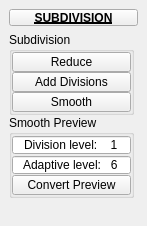
<?xml version="1.0" encoding="UTF-8"?>
<ui version="4.0">
 <class>QtUi</class>
 <widget class="QMainWindow" name="QtUi">
  <property name="enabled">
   <bool>true</bool>
  </property>
  <property name="geometry">
   <rect>
    <x>0</x>
    <y>0</y>
    <width>147</width>
    <height>226</height>
   </rect>
  </property>
  <property name="minimumSize">
   <size>
    <width>0</width>
    <height>0</height>
   </size>
  </property>
  <property name="maximumSize">
   <size>
    <width>999</width>
    <height>999</height>
   </size>
  </property>
  <property name="windowTitle">
   <string>Toolkit</string>
  </property>
  <property name="tabShape">
   <enum>QTabWidget::Triangular</enum>
  </property>
  <property name="dockNestingEnabled">
   <bool>true</bool>
  </property>
  <property name="dockOptions">
   <set>QMainWindow::AllowNestedDocks|QMainWindow::AllowTabbedDocks|QMainWindow::AnimatedDocks|QMainWindow::ForceTabbedDocks</set>
  </property>
  <widget class="QWidget" name="mainWindow">
   <layout class="QVBoxLayout" name="verticalLayout_2">
    <item>
     <widget class="PushButtonDraggable" name="draggable_header">
      <property name="minimumSize">
       <size>
        <width>19</width>
        <height>17</height>
       </size>
      </property>
      <property name="maximumSize">
       <size>
        <width>999</width>
        <height>17</height>
       </size>
      </property>
      <property name="font">
       <font>
        <weight>75</weight>
        <bold>true</bold>
        <underline>true</underline>
       </font>
      </property>
      <property name="text">
       <string>SUBDIVISION</string>
      </property>
      <property name="checkable">
       <bool>true</bool>
      </property>
     </widget>
    </item>
    <item>
     <layout class="QVBoxLayout" name="verticalLayout">
      <property name="spacing">
       <number>0</number>
      </property>
      <item>
       <widget class="QGroupBox" name="subdivision">
        <property name="minimumSize">
         <size>
          <width>125</width>
          <height>0</height>
         </size>
        </property>
        <property name="maximumSize">
         <size>
          <width>125</width>
          <height>999</height>
         </size>
        </property>
        <property name="title">
         <string>Subdivision</string>
        </property>
        <layout class="QVBoxLayout" name="verticalLayout_3">
         <property name="spacing">
          <number>0</number>
         </property>
         <property name="leftMargin">
          <number>0</number>
         </property>
         <property name="topMargin">
          <number>0</number>
         </property>
         <property name="rightMargin">
          <number>0</number>
         </property>
         <property name="bottomMargin">
          <number>0</number>
         </property>
         <item>
          <widget class="QPushButton" name="b005">
           <property name="enabled">
            <bool>true</bool>
           </property>
           <property name="minimumSize">
            <size>
             <width>0</width>
             <height>20</height>
            </size>
           </property>
           <property name="maximumSize">
            <size>
             <width>999</width>
             <height>20</height>
            </size>
           </property>
           <property name="toolTip">
            <string>Reduce number of poliginal components for selected objects</string>
           </property>
           <property name="text">
            <string>Reduce</string>
           </property>
           <property name="iconSize">
            <size>
             <width>18</width>
             <height>18</height>
            </size>
           </property>
          </widget>
         </item>
         <item>
          <widget class="QPushButton" name="b008">
           <property name="enabled">
            <bool>true</bool>
           </property>
           <property name="minimumSize">
            <size>
             <width>0</width>
             <height>20</height>
            </size>
           </property>
           <property name="maximumSize">
            <size>
             <width>999</width>
             <height>20</height>
            </size>
           </property>
           <property name="toolTip">
            <string>Tesselate modifier</string>
           </property>
           <property name="text">
            <string>Add Divisions</string>
           </property>
           <property name="iconSize">
            <size>
             <width>18</width>
             <height>18</height>
            </size>
           </property>
           <property name="balette" stdset="0">
            <palette>
             <active>
              <colorrole role="Base">
               <brush brushstyle="SolidPattern">
                <color alpha="255">
                 <red>255</red>
                 <green>255</green>
                 <blue>255</blue>
                </color>
               </brush>
              </colorrole>
             </active>
             <inactive>
              <colorrole role="Base">
               <brush brushstyle="SolidPattern">
                <color alpha="255">
                 <red>255</red>
                 <green>255</green>
                 <blue>255</blue>
                </color>
               </brush>
              </colorrole>
             </inactive>
             <disabled>
              <colorrole role="Base">
               <brush brushstyle="SolidPattern">
                <color alpha="255">
                 <red>255</red>
                 <green>85</green>
                 <blue>0</blue>
                </color>
               </brush>
              </colorrole>
             </disabled>
            </palette>
           </property>
          </widget>
         </item>
         <item>
          <widget class="QPushButton" name="b009">
           <property name="enabled">
            <bool>true</bool>
           </property>
           <property name="minimumSize">
            <size>
             <width>0</width>
             <height>20</height>
            </size>
           </property>
           <property name="maximumSize">
            <size>
             <width>999</width>
             <height>20</height>
            </size>
           </property>
           <property name="toolTip">
            <string>Smooth modifier</string>
           </property>
           <property name="text">
            <string>Smooth</string>
           </property>
           <property name="iconSize">
            <size>
             <width>18</width>
             <height>18</height>
            </size>
           </property>
          </widget>
         </item>
        </layout>
       </widget>
      </item>
      <item>
       <widget class="QGroupBox" name="gb000">
        <property name="minimumSize">
         <size>
          <width>125</width>
          <height>0</height>
         </size>
        </property>
        <property name="maximumSize">
         <size>
          <width>125</width>
          <height>999</height>
         </size>
        </property>
        <property name="title">
         <string>Smooth Preview</string>
        </property>
        <layout class="QVBoxLayout" name="verticalLayout_4">
         <property name="spacing">
          <number>0</number>
         </property>
         <property name="leftMargin">
          <number>0</number>
         </property>
         <property name="topMargin">
          <number>0</number>
         </property>
         <property name="rightMargin">
          <number>0</number>
         </property>
         <property name="bottomMargin">
          <number>0</number>
         </property>
         <item>
          <widget class="QSpinBox" name="s000">
           <property name="minimumSize">
            <size>
             <width>0</width>
             <height>20</height>
            </size>
           </property>
           <property name="maximumSize">
            <size>
             <width>999</width>
             <height>20</height>
            </size>
           </property>
           <property name="baseSize">
            <size>
             <width>0</width>
             <height>0</height>
            </size>
           </property>
           <property name="toolTip">
            <string>Smooth Preview: Division Level</string>
           </property>
           <property name="alignment">
            <set>Qt::AlignCenter</set>
           </property>
           <property name="buttonSymbols">
            <enum>QAbstractSpinBox::NoButtons</enum>
           </property>
           <property name="prefix">
            <string>Division level:    </string>
           </property>
           <property name="minimum">
            <number>0</number>
           </property>
           <property name="maximum">
            <number>10</number>
           </property>
           <property name="value">
            <number>1</number>
           </property>
          </widget>
         </item>
         <item>
          <widget class="QSpinBox" name="s001">
           <property name="minimumSize">
            <size>
             <width>0</width>
             <height>20</height>
            </size>
           </property>
           <property name="maximumSize">
            <size>
             <width>999</width>
             <height>20</height>
            </size>
           </property>
           <property name="baseSize">
            <size>
             <width>0</width>
             <height>0</height>
            </size>
           </property>
           <property name="toolTip">
            <string>Smooth Preview: Division Level</string>
           </property>
           <property name="alignment">
            <set>Qt::AlignCenter</set>
           </property>
           <property name="buttonSymbols">
            <enum>QAbstractSpinBox::NoButtons</enum>
           </property>
           <property name="prefix">
            <string>Adaptive level:   </string>
           </property>
           <property name="minimum">
            <number>0</number>
           </property>
           <property name="maximum">
            <number>10</number>
           </property>
           <property name="value">
            <number>6</number>
           </property>
          </widget>
         </item>
         <item>
          <widget class="QPushButton" name="b011">
           <property name="enabled">
            <bool>true</bool>
           </property>
           <property name="minimumSize">
            <size>
             <width>0</width>
             <height>20</height>
            </size>
           </property>
           <property name="maximumSize">
            <size>
             <width>999</width>
             <height>20</height>
            </size>
           </property>
           <property name="toolTip">
            <string>Convert smooth mesh preview to polygons</string>
           </property>
           <property name="text">
            <string>Convert Preview</string>
           </property>
           <property name="iconSize">
            <size>
             <width>18</width>
             <height>18</height>
            </size>
           </property>
          </widget>
         </item>
        </layout>
       </widget>
      </item>
      <item>
       <spacer name="verticalSpacer">
        <property name="orientation">
         <enum>Qt::Vertical</enum>
        </property>
        <property name="sizeHint" stdset="0">
         <size>
          <width>20</width>
          <height>40</height>
         </size>
        </property>
       </spacer>
      </item>
     </layout>
    </item>
   </layout>
  </widget>
 </widget>
 <customwidgets>
  <customwidget>
   <class>PushButtonDraggable</class>
   <extends>QPushButton</extends>
   <header>widgets.pushbuttondraggable.h</header>
  </customwidget>
 </customwidgets>
 <resources/>
 <connections/>
 <designerdata>
  <property name="gridDeltaX">
   <number>5</number>
  </property>
  <property name="gridDeltaY">
   <number>5</number>
  </property>
  <property name="gridSnapX">
   <bool>true</bool>
  </property>
  <property name="gridSnapY">
   <bool>true</bool>
  </property>
  <property name="gridVisible">
   <bool>true</bool>
  </property>
 </designerdata>
</ui>
